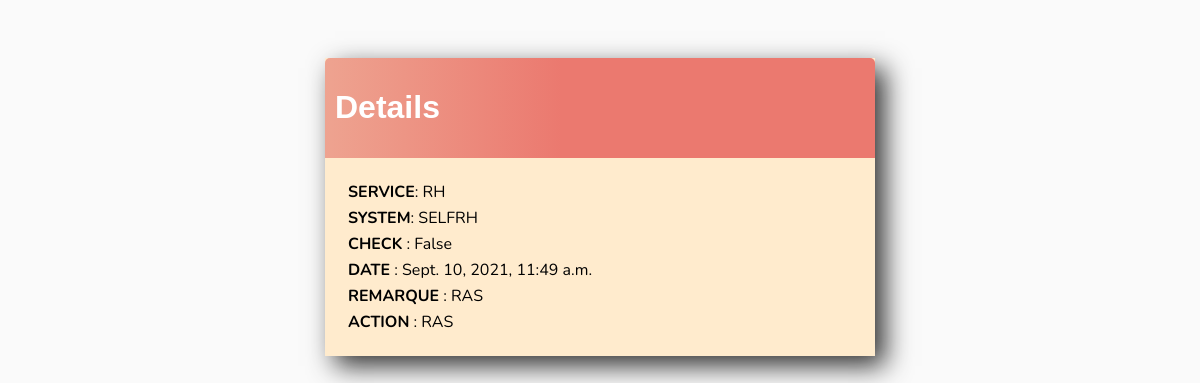
/task/7/ (signed in), run on the app's committed database.
### base/models.py (models this page shows, shortened)
class Task(models.Model):
    user = models.ForeignKey(User,on_delete=models.CASCADE,null=True,blank=True)
    systeme =models.CharField(max_length=50,null=True,blank=True)
    service = models.CharField(max_length=50,null=True,blank=True)
    check = models.BooleanField(default=False)
    create = models.DateTimeField(auto_now=True)
    action = models.TextField(max_length=200,null=True,blank=True)
    remarque = models.TextField(max_length=200,null=True,blank=True)
    class Meta:
        ordering = ['check']

### base/views.py (the view)
# urls.py: path('task/<int:pk>/', TaskDetail.as_view(),name='detail'),
class TaskDetail(LoginRequiredMixin,DetailView):
    model = Task
    context_object_name = 'detail'
    template_name='base/detail.html'  #pour que django prend en compte le nom fichier html

### base/templates/base/detail.html (shortened to what this page needs)
{% extends 'base/main.html' %}
{% block content%}
<div class="header-bar">
    <h1>Details </h1>
</div>
    <div class="card-body">
 <table>
            <tr><td><b>SERVICE</b>: {{detail.service}}</td></tr>
            <tr><td><b>SYSTEM</b>: {{detail.systeme}}</td></tr>
            <tr> <td><b>CHECK</b> : {{detail.check}}</td></tr>
            <tr><td><b>DATE</b> : {{detail.create}}</td></tr>
            <tr><td><b>REMARQUE</b> :  {{detail.remarque}}</td></tr>
            <tr> <td> <b>ACTION</b> : {{detail.action}}</td></tr>
    </table>
    </div>
{% endblock content%}

### base/templates/base/main.html (style rules this page uses)
body { background-color:#FAFAFA; font-family: 'Nunito', sans-serif; padding-top: 50px; }
h1,h2,h3,h4,h5,h6 { font-family: 'raleway',sans-serif; }
.header-bar { display: flex; justify-content: space-between; color: #fff; padding: 10px; border-radius: 5px 5px 0 0; background: linear-gradient(90deg,#eea390 0%,#eb796F 43%,#eb796F 100%); }
::placeholder { font-weight: 300; opacity: 0.5; }
.card-body { padding: 20px; }

### data on the page
Task: service "RH", systeme "SELFRH", check "False", create "Sept. 10, 2021, 11:49 a.m.", remarque "RAS", action "RAS"
